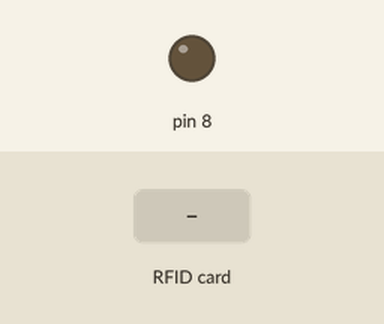
A sketch run on a simulated Arduino Uno, built with avr-gcc and run on an emulated ATmega328P. Parts: output pins drawn as LEDs (lit = HIGH). The test bench sets the inputs (shaded band). Pins used as bus, display or sensor lines are not drawn; what the sketch prints to the serial monitor is not drawn.

Above: at 1.2 s.
1.3 s: RFID card 5E 7A 19 C4 held to the reader
At 1.7 s:
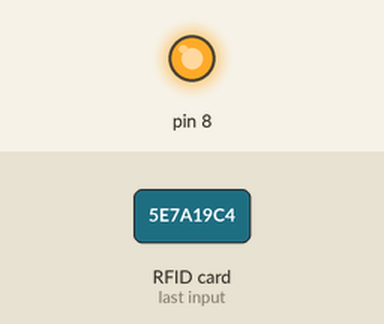
Timing chart, 0 to 4.3 s (numbered marks = the images above; inputs shaded):
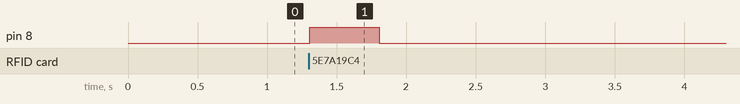

The sketch:

proiect_PM.ino
```cpp
#include <SPI.h>
#include <MFRC522.h>

#define RST_PIN   9     // Pinul de reset al modulului RC522
#define SS_PIN    10    // Pinul slave select al modulului RC522

MFRC522 mfrc522(SS_PIN, RST_PIN);  // Crearea obiectului MFRC522

void setup() {
  pinMode(8, OUTPUT);

  Serial.begin(9600);  // Inițializarea comunicării seriale
  SPI.begin();         // Inițializarea SPI
  mfrc522.PCD_Init();  // Inițializarea modulului RC522
  Serial.println("Asteptare card...");
}

void loop() {

  // Detectarea cardului RFID
  if (mfrc522.PICC_IsNewCardPresent() && mfrc522.PICC_ReadCardSerial()) {
    // Afișarea ID-ului cardului
    digitalWrite(8, HIGH);
    delay(500);
    digitalWrite(8, LOW);
    Serial.print("Card detectat: ");
    for (byte i = 0; i < mfrc522.uid.size; i++) {
      Serial.print(mfrc522.uid.uidByte[i] < 0x10 ? " 0" : " ");
      Serial.print(mfrc522.uid.uidByte[i], HEX);
    }
    Serial.println();

    mfrc522.PICC_HaltA();  // Oprește comunicarea cu cardul
  }
}
```

Measured:
- after the input at 1.3 s, pin 8: LOW → HIGH at once, → LOW 0.50 s later
